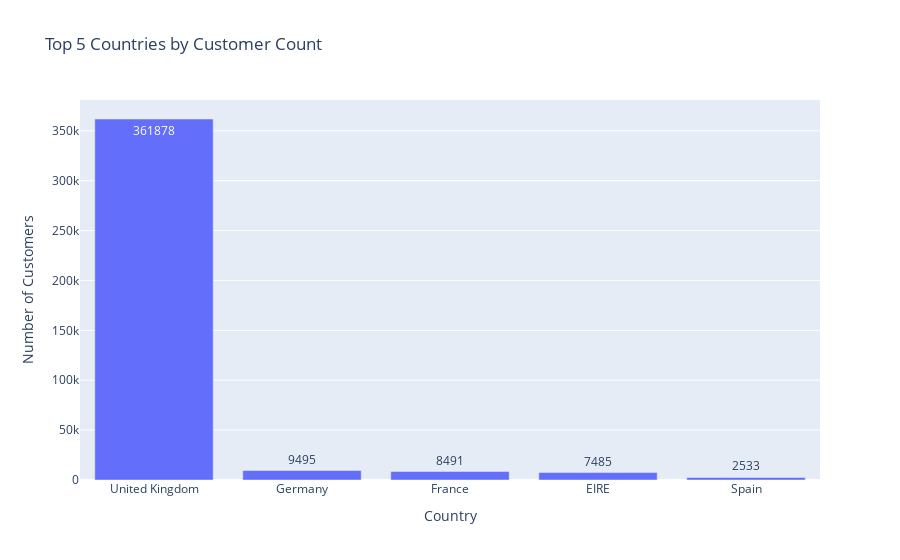

The cell this chart's notebook holds for it:
### Code cell
# Top 5 Countries by Customer Count
top_countries = country_counts.head(5)
fig = px.bar(top_countries, x='Country', y='CustomerCount',
             title='Top 5 Countries by Customer Count',
             labels={'CustomerCount': 'Number of Customers', 'Country': 'Country'},
             text='CustomerCount')
fig.show()

### Figure 1 — Plotly figure (JSON) as saved in the notebook; plotly's stock layout.template omitted (floating-point values rounded to 4 significant figures)
{"data": [{"hovertemplate": "Country=%{x}<br>Number of Customers=%{text}<extra></extra>", "legendgroup": "", "marker": {"color": "#636efa", "pattern": {"shape": ""}}, "name": "", "orientation": "v", "showlegend": false, "text": [361900.0, 9495.0, 8491.0, 7485.0, 2533.0], "textposition": "auto", "type": "bar", "x": ["United Kingdom", "Germany", "France", "EIRE", "Spain"], "xaxis": "x", "y": [361878, 9495, 8491, 7485, 2533], "yaxis": "y"}], "layout": {"barmode": "relative", "legend": {"tracegroupgap": 0}, "title": {"text": "Top 5 Countries by Customer Count"}, "xaxis": {"anchor": "y", "domain": [0, 1], "title": {"text": "Country"}}, "yaxis": {"anchor": "x", "domain": [0, 1], "title": {"text": "Number of Customers"}}}}
